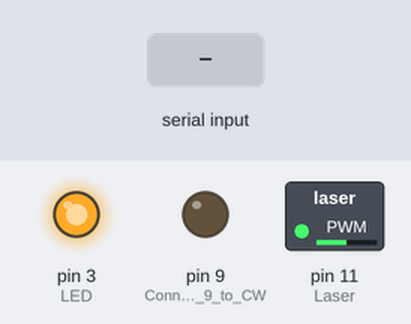
This sketch was run on a simulated Arduino Uno, built with avr-gcc and run on an emulated ATmega328P. On the bench: switched loads named in the sketch (green lamp = pin HIGH), output pins drawn as LEDs (lit = HIGH). Inputs (shaded band) come from the test bench. Pins used as bus, display or sensor lines are not drawn; what the sketch prints to the serial monitor is not drawn.

Above: at 1.2 s.
1.3 s: "3" received over Serial
At 1.9 s:
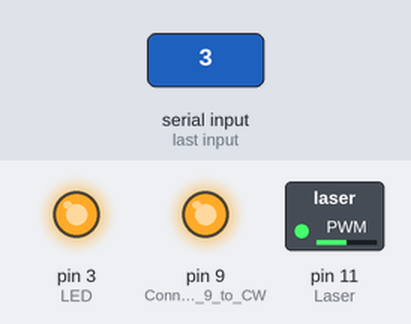
2.8 s: "4" received over Serial
At 3.1 s:
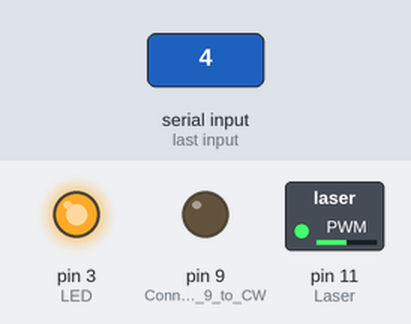
Timing chart, 0 to 5.8 s (numbered marks = the images above; inputs shaded):
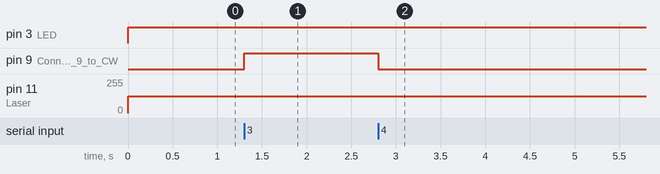

The sketch:

serial.ino
```cpp
int laser = 8;
int power;
char ser;
int steps = 80;
int t_on = 100;
int t_off = 900;
int led = 255;


void setup() {
  Serial.begin(9600);
  pinMode(8, OUTPUT); // Connect pin 8 to CLK+ to send pulse for each step
  pinMode(9, OUTPUT); // Connect pin 9 to CW+ to control direction
                      // Connect GND to CLK- and CW-
  pinMode(11,OUTPUT); // Laser
  pinMode(3,OUTPUT);  // LED
}


void loop() {
  power = (laser * 16) - 1;
  analogWrite(11, power);
  analogWrite(3, led); // Pin 3 is connected to the 0V of LED. So when pin 3 = 5V (i.e. 255) the LED is off; when pin 3 = 0V the LED is on.
  if (Serial.available() > 0) {
    ser = Serial.read();
    if (ser == 51 | ser == 52) {
      if (ser == 51) {digitalWrite(9, HIGH);}
      if (ser == 52) {digitalWrite(9, LOW);}
      for (int i=0; i<=steps; i++) {
        digitalWrite(8, HIGH);
        delayMicroseconds(t_on);
        digitalWrite(8, LOW);
        delayMicroseconds(t_off);
      }
      Serial.write(0);
    }
    if (int(ser) >= 1 & int(ser) <= 16) {
      laser = int(ser);
      Serial.write(0);
    }
    if (int(ser) == 61) {
      for (int i=255; i>=0; i--) { // Tune down pin 3 = Turn on LED
        analogWrite(3, i);
        delay(20); // 20 msec
      }
      led = 0;
      Serial.write(0);
    }
    if (int(ser) == 62) {
      for (int i=0; i<=255; i++) { // Tune up pin 3 = Turn off LED
        analogWrite(3, i);
        delay(6); // 6 msec
      }
      led = 255;
      Serial.write(0);
    }
  }
}
```

Measured:
- after the input at 1.3 s, pin 9 (Connect_pin_9_to_CW): LOW → HIGH at once
- after the input at 2.8 s, pin 9 (Connect_pin_9_to_CW): HIGH → LOW at once
